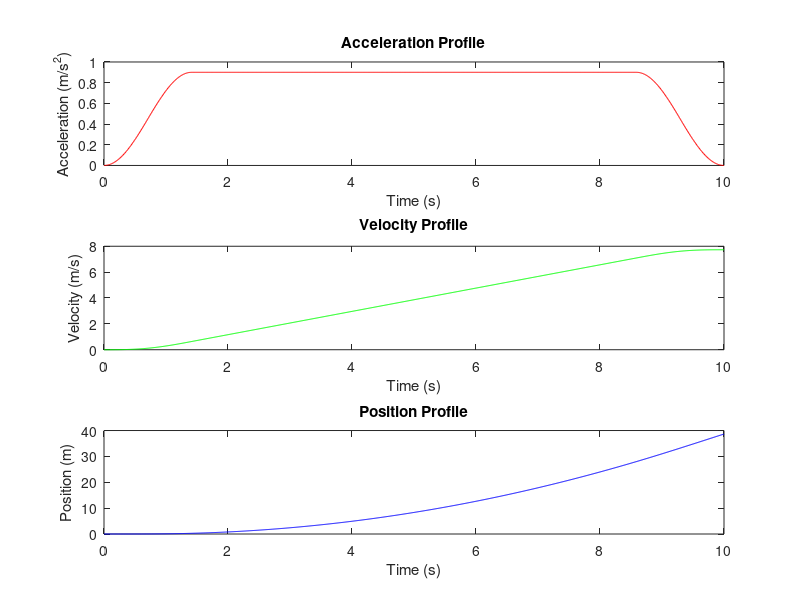

MATLAB code for this plot:
% System limits
max_velocity = 10.0;  % r/s
max_acceleration = 2.0;  % r/s^2
max_jerk = 1.0;  % r/s^3

% Time parameters (to be tuned based on motion requirements)
t_total = 10;  % Total time for the motion (seconds)

t_ramp = sqrt(max_acceleration / max_jerk);  % Time for acceleration ramp
t_damp = sqrt(max_acceleration / max_jerk);

t_flat = t_total - 2 * (t_ramp + t_damp);  % Constant velocity duration

t = linspace(0, t_total, 1000);  % Time vector

% Jerk profile (trigonometric example)
jerk = zeros(size(t));
for i = 1:length(t)
    if t(i) <= t_ramp
        jerk(i) = max_jerk * sin(pi * t(i) / t_ramp);
    elseif t(i) <= (t_total - t_ramp)
        jerk(i) = 0;  % Constant velocity
    else
        jerk(i) = -max_jerk * sin(pi * (t_total - t(i)) / t_ramp);
    end
end

% Integrate jerk to get acceleration, velocity, and position
acceleration = cumtrapz(t, jerk);
velocity = cumtrapz(t, acceleration);
position = cumtrapz(t, velocity);

figure;
subplot(3,1,1);
plot(t, acceleration, 'r');
title('Acceleration Profile');
xlabel('Time (s)');
ylabel('Acceleration (m/s^2)');

subplot(3,1,2);
plot(t, velocity, 'g');
title('Velocity Profile');
xlabel('Time (s)');
ylabel('Velocity (m/s)');

subplot(3,1,3);
plot(t, position, 'b');
title('Position Profile');
xlabel('Time (s)');
ylabel('Position (m)');
